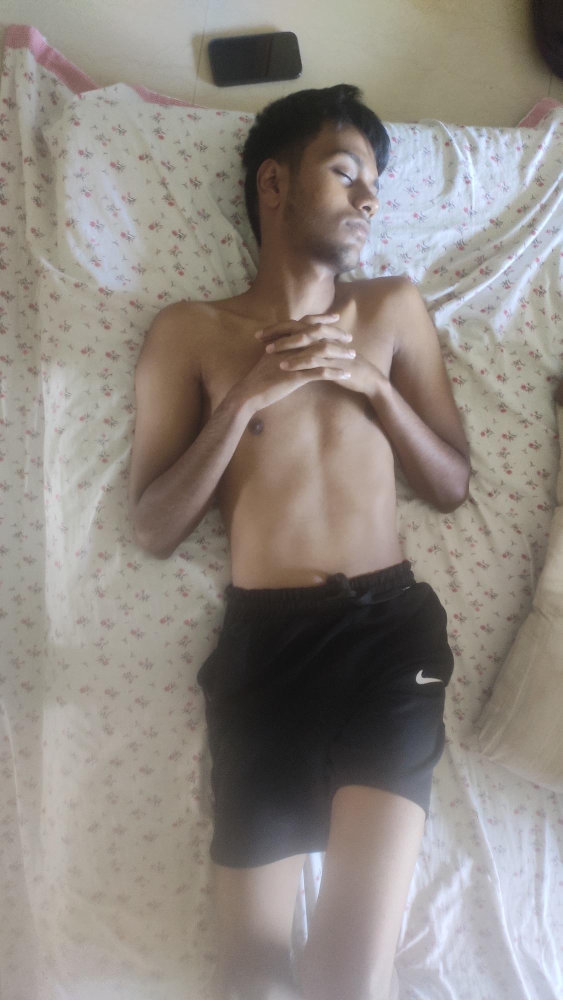
#> input picture Media.jpg, 1125 x 2000 px, given in place of flower.jpg, which was not available (shown at 1/2 size)
$ python generate_synthetic_dataset.py
#> lines starting #> are read from the running program, lines starting #| are printed output that depends on the picture; after the words box and inside, x2 and y2 are one past the last pixel; in counts of white or black regions, pixels touching at a corner belong together
### pipeline/ivp_pipeline/utils.py
"""Phase 1 preparation and shared helpers (colour conversion, luminance-only processing, histograms)."""
from __future__ import annotations

from typing import Callable

import cv2
import numpy as np

from . import config, metrics
from .core.histogram import histogram
from .errors import PipelineError


IMPULSE_PROBE_SIDE = 2048   # impulse density is estimated on a nearest-neighbour copy at most this big


def prepare(img: np.ndarray, max_side: int | None = None) -> tuple[np.ndarray, float]:
    """Validate an input image and downscale it so max(H, W) <= max_side.

    max_side=None uses config.MAX_SIDE (env var IVP_MAX_SIDE); 0 keeps the full resolution.

    Accepts uint8 RGB (H x W x 3), RGBA (alpha dropped) or grayscale (H x W).
    Returns (image, scale) where scale = new_size / original_size (<= 1).
    See prepare_with_info() for how the resize interpolation is chosen.
    """
    out, scale, _ = prepare_with_info(img, max_side)
    return out, scale


def prepare_with_info(img: np.ndarray, max_side: int | None = None) -> tuple[np.ndarray, float, dict]:
    """prepare() plus a record of how the image was resized.

    Shrinking with INTER_AREA averages each output pixel over a block of input pixels, which
    blends isolated salt-and-pepper specks into their neighbours: the defect disappears before
    diagnostics can see it. So, for images larger than max_side:
      1. estimate the impulse density on a nearest-neighbour copy (<= 2048 px). Nearest-neighbour
         copies whole pixels, so specks stay specks and their density is preserved;
      2. resize with INTER_NEAREST if that density exceeds config.IMPULSE_DENSITY (keep the
         specks so every later stage sees the true defect), otherwise with INTER_AREA (smooth,
         no aliasing).
    Returns (image, scale, info) with info = {"resize_interp": "none" | "area" | "nearest",
    "impulse_density_full_res": float or None}.
    """
    img = _validate(img)
    h, w = img.shape[:2]
    if max_side is None:
        max_side = config.MAX_SIDE
    if not max_side or max(h, w) <= max_side:   # 0 = full resolution
        return np.ascontiguousarray(img), 1.0, {"resize_interp": "none", "impulse_density_full_res": None}

    probe = img
    if max(h, w) > IMPULSE_PROBE_SIDE:
        s = IMPULSE_PROBE_SIDE / max(h, w)
        probe = cv2.resize(img, (max(1, round(w * s)), max(1, round(h * s))), interpolation=cv2.INTER_NEAREST)
    density = metrics.impulse_density(to_gray(probe))
    del probe

    scale = max_side / max(h, w)
    nearest = density > config.IMPULSE_DENSITY
    out = cv2.resize(img, (max(1, round(w * scale)), max(1, round(h * scale))),
                     interpolation=cv2.INTER_NEAREST if nearest else cv2.INTER_AREA)
    info = {"resize_interp": "nearest" if nearest else "area", "impulse_density_full_res": round(density, 5)}
    return np.ascontiguousarray(out), scale, info


def _validate(img: np.ndarray) -> np.ndarray:
    """Check dtype/shape; drop alpha; squeeze a single channel. Returns the (possibly sliced) image."""
    if not isinstance(img, np.ndarray):
        raise PipelineError("BAD_IMAGE", "image must be a NumPy array")
    if img.dtype != np.uint8:
        raise PipelineError("BAD_IMAGE", f"image dtype must be uint8, got {img.dtype}")
    if img.ndim == 3 and img.shape[2] == 4:
        img = img[:, :, :3]
    if img.ndim == 3 and img.shape[2] == 1:
        img = img[:, :, 0]
    if not (img.ndim == 2 or (img.ndim == 3 and img.shape[2] == 3)):
        raise PipelineError("BAD_IMAGE", f"unsupported image shape {img.shape}")
    h, w = img.shape[:2]
    if h < 8 or w < 8:
        raise PipelineError("BAD_IMAGE", "image must be at least 8x8 pixels")
    return img


def is_color(img: np.ndarray) -> bool:
    return img.ndim == 3


def to_gray(img: np.ndarray) -> np.ndarray:
    """Luminance Y = 0.299 R + 0.587 G + 0.114 B."""
    return cv2.cvtColor(img, cv2.COLOR_RGB2GRAY) if is_color(img) else img


def luma(img: np.ndarray) -> np.ndarray:
    """The channel luminance-only operations work on: Y of YCrCb (colour) or the image itself (gray)."""
    return cv2.cvtColor(img, cv2.COLOR_RGB2YCrCb)[:, :, 0] if is_color(img) else img


# [14 lines left out: functions apply_on_luma, per_channel, not called in this run]


def hist_list(img: np.ndarray) -> list[int]:
    """256-bin histogram of the luminance channel as a plain list (JSON-friendly)."""
    return histogram(luma(img)).astype(int).tolist()


def as_rgb(img: np.ndarray) -> np.ndarray:
    return img if is_color(img) else np.dstack([img] * 3)


# [7 lines left out: function overlay, not called in this run]


def cutout(img: np.ndarray, mask: np.ndarray) -> np.ndarray:
    """RGBA image whose alpha channel is the mask (encode as PNG, not JPEG)."""
    return np.dstack([as_rgb(img), np.where(mask.astype(bool), 255, 0).astype(np.uint8)])

### pipeline/ivp_pipeline/synthetic.py
"""Synthetic test scenes with exact ground truth, and controlled degradations (spec §13.1–13.2).

Also handy for the dashboard: "load a demo image" buttons can use these.
"""
from __future__ import annotations

import cv2
import numpy as np


def scene(seed: int = 0, shape=(384, 512), n_objects: int = 14, polarity: str = "bright",
          fg: int = 170, bg: int = 90, texture: float = 0.0) -> tuple[np.ndarray, np.ndarray]:
    """Random disks and rectangles on a flat background.

    Returns (gray uint8 image, bool ground-truth mask). polarity='dark' swaps fg/bg levels
    so objects are darker than the background. `texture` adds mild smooth variation
    (sigma in gray levels) so the scene is not perfectly piecewise-constant.
    """
    rng = np.random.default_rng(seed)
    h, w = shape
    mask = np.zeros((h, w), np.uint8)
    for i in range(n_objects):
        cx, cy = int(rng.integers(40, w - 40)), int(rng.integers(40, h - 40))
        if i % 3 == 2:
            hw, hh = int(rng.integers(10, 26)), int(rng.integers(10, 26))
            cv2.rectangle(mask, (cx - hw, cy - hh), (cx + hw, cy + hh), 1, -1)
        else:
            cv2.circle(mask, (cx, cy), int(rng.integers(12, 28)), 1, -1)
    gt = mask.astype(bool)
    lo, hi = (bg, fg) if polarity == "bright" else (fg, bg)
    img = np.where(gt, hi, lo).astype(np.float32)
    if texture > 0:
        t = cv2.GaussianBlur(rng.normal(0, 1, (h, w)).astype(np.float32), (0, 0), 6)
        img += texture * t / (t.std() + 1e-6)
    return np.clip(np.rint(img), 0, 255).astype(np.uint8), gt


# ------------------------------------------------------------------ degradations
def salt_pepper(img: np.ndarray, density: float, seed: int = 0) -> np.ndarray:
    """Set `density` of pixels to 0 or 255 (half each). Colour images get the same spike in all channels."""
    rng = np.random.default_rng(seed)
    out = img.copy()
    r = rng.random(img.shape[:2])
    out[r < density / 2] = 0
    out[(r >= density / 2) & (r < density)] = 255
    return out


def gaussian_noise(img: np.ndarray, sigma: float, seed: int = 0) -> np.ndarray:
    rng = np.random.default_rng(seed)
    return np.clip(np.rint(img + rng.normal(0, sigma, img.shape)), 0, 255).astype(np.uint8)


def illumination_ramp(img: np.ndarray, strength: float, direction: str = "horizontal") -> np.ndarray:
    """Add a linear brightness ramp from -strength to +strength gray levels."""
    h, w = img.shape[:2]
    ramp = np.linspace(-strength, strength, w if direction == "horizontal" else h, dtype=np.float32)
    ramp = np.tile(ramp, (h, 1)) if direction == "horizontal" else np.tile(ramp[:, None], (1, w))
    if img.ndim == 3:
        ramp = ramp[:, :, None]
    return np.clip(np.rint(img + ramp), 0, 255).astype(np.uint8)


def apply_gamma(img: np.ndarray, gamma: float) -> np.ndarray:
    r = np.arange(256) / 255.0
    lut = np.clip(np.rint(255 * r ** gamma), 0, 255).astype(np.uint8)
    return lut[img]


def low_contrast(img: np.ndarray, lo: int = 80, hi: int = 160) -> np.ndarray:
    """Linearly compress the full range [0, 255] into [lo, hi]."""
    return np.clip(np.rint(lo + img.astype(np.float32) * (hi - lo) / 255.0), 0, 255).astype(np.uint8)

### pipeline/ivp_pipeline/registry.py
"""Parameter schemas for every module (spec §5–§8) and validation.

list_modules() exposes these schemas so the dashboard can build its controls from them.
"""
from __future__ import annotations

import copy
import math

from .errors import PipelineError


def _enum(name, options, default, desc, when=None):
    return {"name": name, "type": "enum", "options": options, "default": default,
            "description": desc, "when": when}


def _num(name, typ, lo, hi, default, desc, step=None, when=None, allow=None):
    d = {"name": name, "type": typ, "min": lo, "max": hi, "default": default,
         "description": desc, "when": when}
    if step is not None:
        d["step"] = step
    if allow:
        d["also_allowed"] = allow
    return d


def _bool(name, default, desc, when=None):
    return {"name": name, "type": "bool", "default": default, "description": desc, "when": when}


# "when" = {param: [values]} -> the control is only relevant in those modes (UI hint).
SCHEMAS: dict[str, dict] = {
    "contrast": {
        "title": "Contrast, exposure & illumination",
        "syllabus": "Unit 2 (point & histogram processing), Unit 4, Unit 7; Exp 04, 07",
        "params": [
            _enum("mode", ["hist_eq", "gamma", "stretch", "flatten"], "hist_eq",
                  "Intensity transform to apply (on luminance Y only)"),
            _num("gamma", "float", 0.10, 3.00, 1.00,
                 "Power-law exponent: <1 brightens, >1 darkens. 'auto' maps the mean to mid-gray",
                 step=0.05, when={"mode": ["gamma"]}, allow=["auto"]),
            _num("clip_percentile", "float", 0.0, 5.0, 1.0,
                 "Percent of pixels saturated at each end before stretching",
                 step=0.5, when={"mode": ["stretch"]}),
            _num("se_radius", "int", 5, 75, 35,
                 "Disk radius for background estimation; must exceed object radius",
                 step=1, when={"mode": ["flatten"]}),
            _enum("object_polarity", ["auto", "bright", "dark"], "auto",
                  "Bright objects -> opening; dark objects -> closing", when={"mode": ["flatten"]}),
        ],
    },
    "denoise": {
        "title": "Noise removal",
        "syllabus": "Unit 2 (smoothing & order-statistic filters); Exp 03",
        "params": [
            _enum("filter_type", ["median", "box", "gaussian"], "median",
                  "Median for salt & pepper; box/Gaussian for sensor noise"),
            _enum("kernel_size", [3, 5, 7], 3, "Window size K x K",
                  when={"filter_type": ["median", "box"]}),
            _num("sigma", "float", 0.5, 3.0, 1.0,
                 "Gaussian standard deviation (kernel size = 2*ceil(3*sigma)+1)",
                 step=0.1, when={"filter_type": ["gaussian"]}),
        ],
    },
    "sharpen_edges": {
        "title": "Sharpening & edges",
        "syllabus": "Unit 2 (sharpening), Unit 5 (gradients); Exp 03, 08",
        "params": [
            _enum("operation", ["laplacian_boost", "unsharp", "gradient"], "unsharp",
                  "Sharpen (Laplacian high-boost / unsharp masking) or extract edges"),
            _num("A", "float", 0.0, 3.0, 1.0,
                 "High-boost factor: 0 = edges only, 1 = sharpen, >1 = boost (also brightens)",
                 step=0.1, when={"operation": ["laplacian_boost"]}),
            _num("k", "float", 0.2, 3.0, 1.0, "Unsharp gain: 1 = unsharp, >1 = high-boost",
                 step=0.1, when={"operation": ["unsharp"]}),
            _num("blur_sigma", "float", 0.5, 3.0, 1.0, "Blur used to build the unsharp mask",
                 step=0.1, when={"operation": ["unsharp"]}),
            _enum("operator", ["sobel", "prewitt", "roberts"], "sobel", "Gradient mask pair",
                  when={"operation": ["gradient"]}),
            _enum("magnitude", ["l2", "l1"], "l2", "sqrt(Gx^2+Gy^2) or |Gx|+|Gy|",
                  when={"operation": ["gradient"]}),
            _enum("component", ["magnitude", "gx", "gy"], "magnitude",
                  "What to display (Roberts: gx/gy are the two diagonals)",
                  when={"operation": ["gradient"]}),
            _num("edge_threshold", "float", 0.0, 1.0, 0.0,
                 "Binary edge map threshold as a fraction of max magnitude (0 = off)",
                 step=0.05, when={"operation": ["gradient"]}),
        ],
    },
    "segment": {
        "title": "Segmentation & morphological cleanup",
        "syllabus": "Unit 6 (thresholding, region growing), Unit 4 (morphology); Exp 07, 09",
        "params": [
            _enum("method", ["otsu", "region_growing"], "otsu", "Global Otsu or seeded region growing"),
            _enum("foreground", ["auto", "bright", "dark"], "auto",
                  "Which Otsu class is the object (auto = the smaller class)",
                  when={"method": ["otsu"]}),
            {"name": "seed", "type": "point", "default": None,
             "description": "(x, y) in ORIGINAL image pixels; default = image centre",
             "when": {"method": ["region_growing"]}},
            _num("delta_t", "int", 1, 50, 15, "Similarity tolerance ΔT", step=1,
                 when={"method": ["region_growing"]}),
            _enum("connectivity", [4, 8], 4, "Neighbourhood used for growing",
                  when={"method": ["region_growing"]}),
            _bool("adaptive", False, "Compare with the running region mean instead of the seed",
                  when={"method": ["region_growing"]}),
            _bool("morph_open", True, "Opening: remove specks smaller than the disk"),
            _bool("morph_close", True, "Closing: fill holes/gaps smaller than the disk"),
            _num("disk_radius", "int", 1, 15, 3, "Radius of the disk structuring element", step=1),
            _bool("fill_holes", False, "Fill enclosed background regions"),
            _bool("keep_largest", False, "Keep only the largest connected component"),
        ],
    },
    "compress": {
        "title": "Image compression",
        "syllabus": "Transforms: DCT, JPEG-style block coding, Walsh–Hadamard",
        "params": [
            _enum("method", ["jpeg", "dct", "hadamard"], "dct",
                  "jpeg: 8x8 block DCT + quantisation (how real image files get small). "
                  "dct / hadamard: whole-image transform, keep only some coefficients"),
            _num("quality", "int", 1, 100, 75,
                 "JPEG quality: scales the quantisation tables. Lower = coarser steps = smaller file",
                 step=1, when={"method": ["jpeg"]}),
            _enum("chroma_subsampling", ["4:2:0", "4:2:2", "4:4:4"], "4:2:0",
                  "How much colour detail is kept: 4:2:0 stores colour at half width and half height",
                  when={"method": ["jpeg"]}),
            _enum("mode", ["keep_percent", "threshold", "zonal"], "keep_percent",
                  "How coefficients are chosen: largest N %, a magnitude threshold, or low frequencies by position",
                  when={"method": ["dct", "hadamard"]}),
            _num("keep_percent", "float", 0.1, 100.0, 10.0,
                 "Percent of coefficients kept (the largest in magnitude; DC is always kept)",
                 step=0.1, when={"method": ["dct", "hadamard"], "mode": ["keep_percent"]}),
            _num("threshold", "float", 0.0, 5000.0, 500.0,
                 "Zero every coefficient with |F| below this (on the 0–255 pixel scale)",
                 step=10, when={"method": ["dct", "hadamard"], "mode": ["threshold"]}),
            _num("zonal_fraction", "float", 0.01, 1.0, 0.125,
                 "Zone size k as a fraction of the shorter side",
                 step=0.01, when={"method": ["dct", "hadamard"], "mode": ["zonal"]}),
            _enum("zonal_shape", ["square", "l_shape"], "square",
                  "square: keep rows < k and cols < k. l_shape: zero only the block where rows ≥ k and cols ≥ k",
                  when={"method": ["dct", "hadamard"], "mode": ["zonal"]}),
        ],
    },
}

MODULES = tuple(SCHEMAS)


def list_modules() -> dict:
    return copy.deepcopy(SCHEMAS)


def defaults(module: str) -> dict:
    return {p["name"]: p["default"] for p in SCHEMAS[module]["params"]}


# [57 lines left out: functions validate, _coerce, not called in this run]

### pipeline/experiments/generate_synthetic_dataset.py
"""Build degraded test images in dataset/ from the base photos there (flower.jpg, test.jpg).

    python experiments/generate_synthetic_dataset.py [--dataset PATH]

The default dataset folder is <repo root>/dataset (it is git-ignored: 11 MB of photos).
"""
import argparse
import os
import sys
from pathlib import Path

import cv2
import numpy as np

HERE = Path(__file__).resolve().parent
sys.path.insert(0, str(HERE.parent))     # the pipeline package, without needing pip install
from ivp_pipeline import synthetic  # noqa: E402
from ivp_pipeline.utils import prepare  # noqa: E402

DATASET_DIR = str(HERE.parents[1] / "dataset")

def save(name, img_rgb):
    # Convert RGB back to BGR for OpenCV saving
    if img_rgb.ndim == 3:
        bgr = cv2.cvtColor(img_rgb, cv2.COLOR_RGB2BGR)
    else:
        bgr = img_rgb

    path = os.path.join(DATASET_DIR, name)
    cv2.imwrite(path, bgr)
    print(f"Saved: {name}")

def load(name):
    path = os.path.join(DATASET_DIR, name)
    img = cv2.imread(path)
    if img is None:
        raise FileNotFoundError(path)
    return cv2.cvtColor(img, cv2.COLOR_BGR2RGB)

def main():
    # 1. Base image for noise/illumination tests
    flower = load("flower.jpg")
#> in load, img is the input picture: shape (2000, 1125, 3); mean B, G, R 129.3, 135.8, 143.1
    # Downscale so it's easily viewable and matches backend processing size
    flower, _ = prepare(flower)
#> in prepare, `out, scale, _ = prepare_with_info(img, max_side)`: scale = 1

    # Generate Denoise test images
    sp_img = synthetic.salt_pepper(flower, 0.05)
    save("synthetic_for_median_filter_salt_pepper.jpg", sp_img)

    gauss_img = synthetic.gaussian_noise(flower, 15.0)
    save("synthetic_for_gaussian_blur_noise.jpg", gauss_img)

    # Generate Contrast / Flatten test image
    ramp_img = synthetic.illumination_ramp(flower, 60)
    save("synthetic_for_flatten_illumination_ramp.jpg", ramp_img)
#> in save (call 3), `bgr = cv2.cvtColor(img_rgb, cv2.COLOR_RGB2BGR)`:
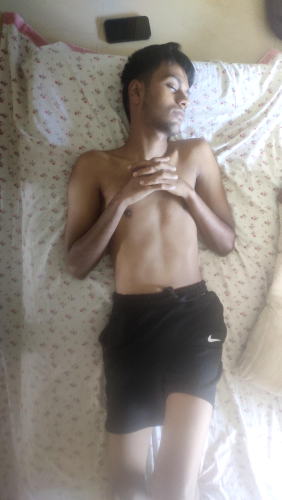
#> bgr: shape (2000, 1125, 3) (shown at 1/4 size); mean B, G, R 128.2, 135.4, 142.9

    # 2. Base image for contrast tests
    test_img = load("test.jpg")
    test_img, _ = prepare(test_img)

    low_con = synthetic.low_contrast(test_img, 80, 160)
#> in low_contrast, `return np.clip(np.rint(lo + img.astype(np.float32) * (hi - lo) / 255.0..`:
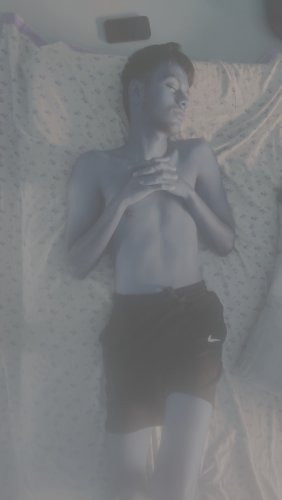
#> returned value: shape (2000, 1125, 3) (shown at 1/4 size); mean of channels 0, 1, 2 124.9, 122.6, 120.6; drawn as B, G, R
    save("synthetic_for_contrast_stretch_low_con.jpg", low_con)

    dark_img = synthetic.apply_gamma(test_img, 2.5) # Darkens
#> in apply_gamma, `return lut[img]`:
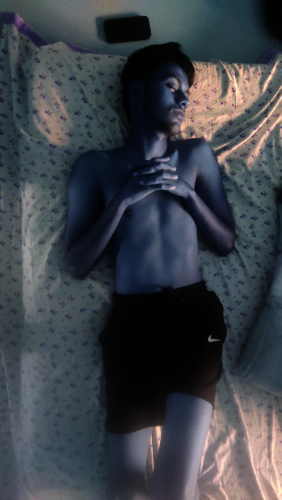
#> returned value: shape (2000, 1125, 3) (shown at 1/4 size); mean of channels 0, 1, 2 71.5, 65.1, 60.8; drawn as B, G, R
    save("synthetic_for_gamma_correction_dark.jpg", dark_img)
#> in save (call 5), `bgr = cv2.cvtColor(img_rgb, cv2.COLOR_RGB2BGR)`:
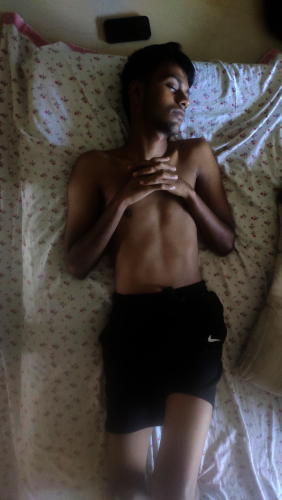
#> bgr: shape (2000, 1125, 3) (shown at 1/4 size); mean B, G, R 60.8, 65.1, 71.5

    bright_img = synthetic.apply_gamma(test_img, 0.4) # Brightens
#> call 2 of apply_gamma, with gamma = 0.4
#> in apply_gamma (call 2), `return lut[img]`:
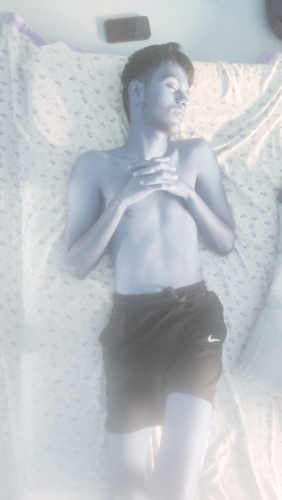
#> returned value: shape (2000, 1125, 3) (shown at 1/4 size); mean of channels 0, 1, 2 198.4, 193.8, 189.4; drawn as B, G, R
    save("synthetic_for_gamma_correction_bright.jpg", bright_img)
#> in save (call 6), `bgr = cv2.cvtColor(img_rgb, cv2.COLOR_RGB2BGR)`:
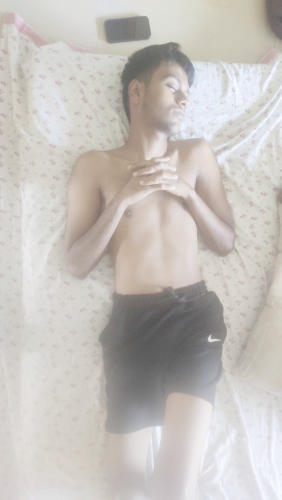
#> bgr: shape (2000, 1125, 3) (shown at 1/4 size); mean B, G, R 189.4, 193.8, 198.4

    # 3. Generate a pure synthetic scene for segmentation testing
    scene_gray, mask = synthetic.scene(seed=42)
#> after the loop in scene, `for i in range(n_objects):`:
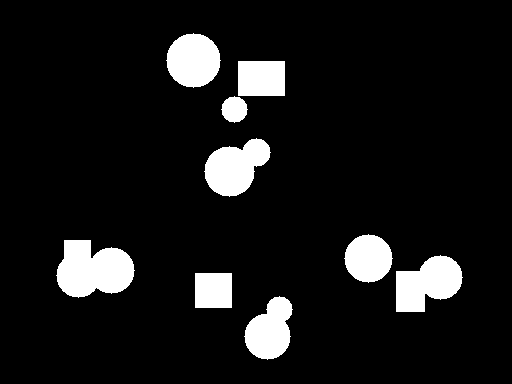
#> mask: shape (384, 512); values 0 (black) and 1 (white), 9.2% white; 9 white regions, largest, box (x1, y1, x2, y2) and area: (56, 240, 135, 298) 3338, (396, 255, 463, 312) 2597, (204, 138, 271, 197) 2493
    # Convert gray to RGB so it matches expected pipeline input format
    scene_rgb = cv2.cvtColor(scene_gray, cv2.COLOR_GRAY2RGB)
    save("synthetic_for_segmentation_scene.jpg", scene_rgb)

    # Also save the ground truth mask for reference
    mask_visual = (mask * 255).astype(np.uint8)
    save("synthetic_for_segmentation_ground_truth_mask.png", mask_visual)

if __name__ == "__main__":
    ap = argparse.ArgumentParser(description=__doc__.splitlines()[0])
    ap.add_argument("--dataset", default=DATASET_DIR, help="folder holding flower.jpg and test.jpg")
    DATASET_DIR = ap.parse_args().dataset
    main()
